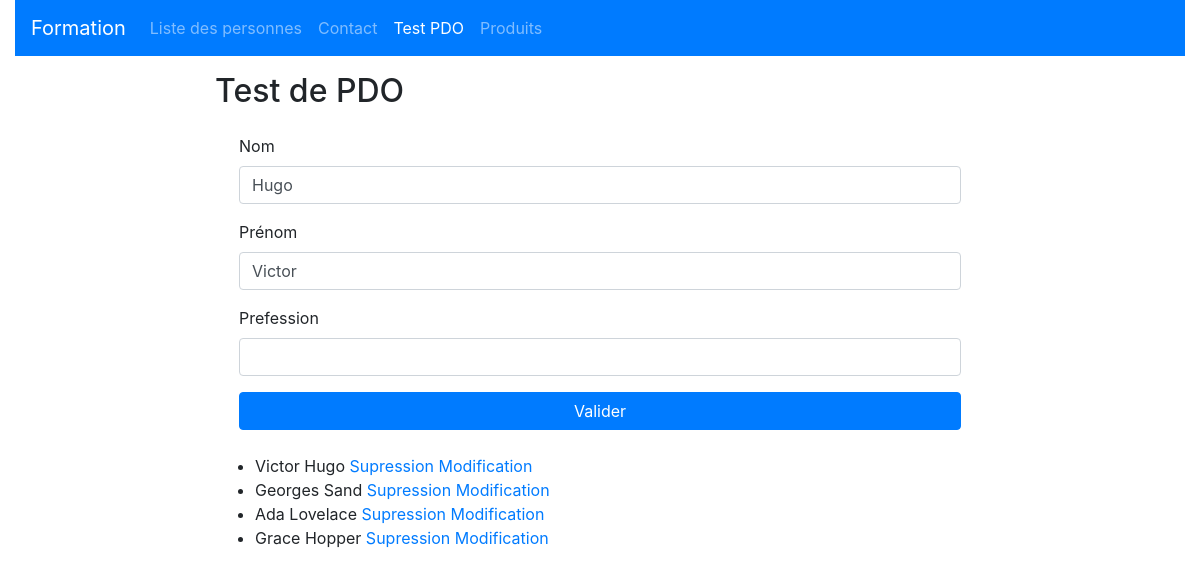
The page /?page=pdo&id=1 on the database its author committed.
### tables this page shows
CREATE TABLE persons (
    id SMALLINT UNSIGNED AUTO_INCREMENT,
    person_name VARCHAR(30) NOT NULL,
    first_name VARCHAR(30),
    profession_id TINYINT UNSIGNED NOT NULL,
    PRIMARY KEY (id),
    CONSTRAINT persons_to_professions
        FOREIGN KEY (profession_id)
        REFERENCES professions(id)
);

### controllers/pdoController.php (called while the page is built, shortened)
<?php
$pdo = getPDO();
$isposted = filter_has_var(INPUT_POST, "submit");
$id= filter_input(INPUT_GET, "id", FILTER_SANITIZE_NUMBER_INT);
if($id >0 && ! $isposted){
    try {
        $sql = "SELECT * FROM persons WHERE id=$id";
        $request = $pdo->query($sql);
        $person = $request->fetch();
    } catch (PDOException $e){
        $pageTitle = "Erreur";
        $errorMessage ="Une erreur empêche la la lecture de infos d'une peronne sur la base de donnée";
        $content ="../views/error.php";
        require "../views/baseLayout.php";
        die;
        }
}
try{
    $personList = getDataFromQuery("SELECT * FROM persons", $pdo);
    $pageTitle = "Test de PDO";
} catch (PDOException $e){
    $pageTitle = "Erreur";
    $errorMessage = "Une erreur empêche la requête sur la base de données";
    $content = "../views/pdo.php";
}
require "../views/baseLayout.php";

### www/index.php (called while the page is built, shortened)
<?php
require "../libs/database.php";
$controller = filter_input(INPUT_GET, "page") ?? "home";
$url = "../controllers/{$controller}Controller.php";
require $url;

### libs/database.php (called while the page is built, shortened)
<?php
function getDataFromQuery($sql, $pdo): Array {
    $request = $pdo->query($sql);
    $data = $request->fetchAll(PDO::FETCH_ASSOC);
    return $data;
}

### views/pdo.php (the view)
<h2><?= $pageTitle ?></h2>
<form method="POST" class="m-4">
    <div class="form-group">
        <label>Nom</label>
        <input type="text" class="form-control" name="personName" value="<?= $person["person_name"] ?? "" ?>">
    </div>
    <div class="form-group">
        <label>Prénom</label>
        <input type="text" class="form-control" name="firstName" value="<?= $person["first_name"] ?? "" ?>">
    </div>
    <div class="form-group">
        <label>Prefession</label>
        <input type="text" class="form-control" name="profession" value="<?= $person["profession"] ?? "" ?>">
    </div>
    <button type="submit" name="submit" class="btn btn-primary btn-block">
        Valider
    </button>
</form>
<ul>
    <?php foreach($personList as $person): ?>
        <li>
        <?= $person["first_name"] ?> <?= $person["person_name"] ?>
        <a href="/?page=personDelete&id=<?=$person['id']?>">
            Supression
        </a>
        <a href="/?page=pdo&id=<?=$person['id']?>">
            Modification
        </a>
        </li>
    <?php endforeach ?>
</ul>

### rows shown on the page
persons: personName "Hugo", firstName "Victor", first_name "Victor", person_name "Hugo"
persons: first_name "Georges", person_name "Sand"
persons: first_name "Ada", person_name "Lovelace"
persons: first_name "Grace", person_name "Hopper"

### other values the page prints
$label "Liste des personnes"
$label "Contact"
$label "Test PDO"
$label "Produits"
$pageTitle "Test de PDO"
